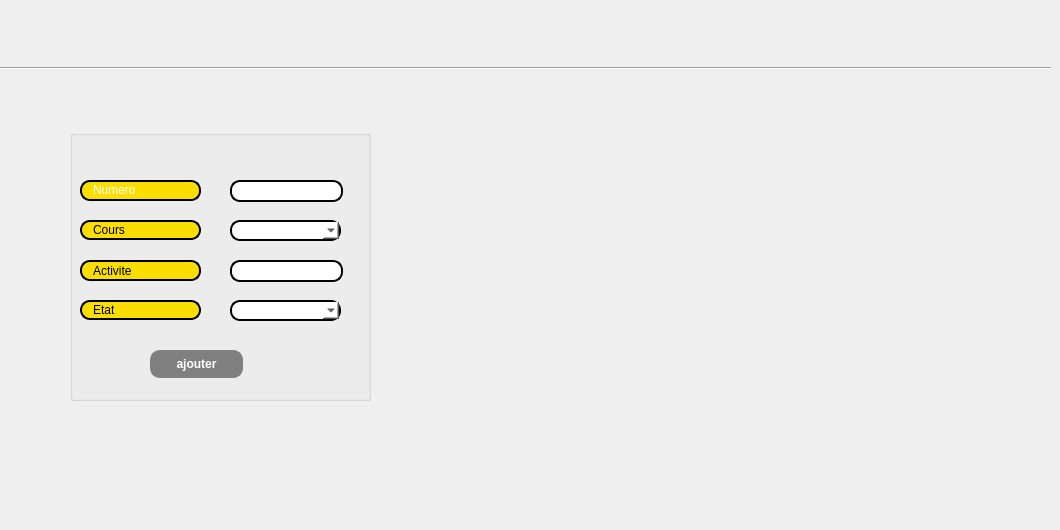
     <widget class="QWidget" name="tab_16">
      <attribute name="title">
       <string>ajouter</string>
      </attribute>
      <widget class="QLabel" name="label_15">
       <property name="geometry">
        <rect>
         <x>80</x>
         <y>220</y>
         <width>121</width>
         <height>20</height>
        </rect>
       </property>
       <property name="styleSheet">
        <string notr="true">border: 2px solid black;
font: 75 8pt &quot;MS Shell Dlg 2&quot;;
border-radius: 10px;
padding: 0 8px;
background: #fade02;
font: bold, &quot;Comic Sans MS&quot;;;
text-align:center;
</string>
       </property>
       <property name="text">
        <string>Cours</string>
       </property>
      </widget>
      <widget class="QLineEdit" name="numero_2">
       <property name="geometry">
        <rect>
         <x>230</x>
         <y>180</y>
         <width>113</width>
         <height>22</height>
        </rect>
       </property>
       <property name="styleSheet">
        <string notr="true">border: 2px solid black;
border-radius: 10px;
padding: 0 8px;
background: white;
selection-background-color: gray;
</string>
       </property>
      </widget>
      <widget class="QLabel" name="label_12">
       <property name="geometry">
        <rect>
         <x>80</x>
         <y>260</y>
         <width>121</width>
         <height>21</height>
        </rect>
       </property>
       <property name="styleSheet">
        <string notr="true">border: 2px solid black;
font: 75 8pt &quot;MS Shell Dlg 2&quot;;
border-radius: 10px;
padding: 0 8px;
background: #fade02;
font: bold, &quot;Comic Sans MS&quot;;;
text-align:center;
</string>
       </property>
       <property name="text">
        <string>Activite</string>
       </property>
      </widget>
      <widget class="QLabel" name="label_13">
       <property name="geometry">
        <rect>
         <x>80</x>
         <y>300</y>
         <width>121</width>
         <height>20</height>
        </rect>
       </property>
       <property name="styleSheet">
        <string notr="true">border: 2px solid black;
font: 75 8pt &quot;MS Shell Dlg 2&quot;;
border-radius: 10px;
padding: 0 8px;
background: #fade02;
font: bold, &quot;Comic Sans MS&quot;;;
text-align:center;
</string>
       </property>
       <property name="text">
        <string>Etat</string>
       </property>
      </widget>
      <widget class="QPushButton" name="activite_ajouter">
       <property name="geometry">
        <rect>
         <x>150</x>
         <y>350</y>
         <width>93</width>
         <height>28</height>
        </rect>
       </property>
       <property name="font">
        <font>
         <family>MS Shell Dlg 2</family>
         <weight>75</weight>
         <italic>false</italic>
         <bold>true</bold>
        </font>
       </property>
       <property name="cursor">
        <cursorShape>WaitCursor</cursorShape>
       </property>
       <property name="styleSheet">
        <string notr="true">color: white;
background:gray;
 border: 2px solid gray;
 border-radius: 10px;



</string>
       </property>
       <property name="text">
        <string>ajouter</string>
       </property>
      </widget>
      <widget class="QLabel" name="label_16">
       <property name="geometry">
        <rect>
         <x>80</x>
         <y>180</y>
         <width>121</width>
         <height>21</height>
        </rect>
       </property>
       <property name="palette">
        <palette>
         <active>
          <colorrole role="WindowText">
           <brush brushstyle="SolidPattern">
            <color alpha="255">
             <red>255</red>
             <green>255</green>
             <blue>255</blue>
            </color>
           </brush>
          </colorrole>
          <colorrole role="Button">
           <brush brushstyle="SolidPattern">
            <color alpha="255">
             <red>250</red>
             <green>222</green>
             <blue>2</blue>
            </color>
           </brush>
          </colorrole>
          <colorrole role="Text">
           <brush brushstyle="SolidPattern">
            <color alpha="255">
             <red>255</red>
             <green>255</green>
             <blue>255</blue>
            </color>
           </brush>
          </colorrole>
          <colorrole role="ButtonText">
           <brush brushstyle="SolidPattern">
            <color alpha="255">
             <red>255</red>
             <green>255</green>
             <blue>255</blue>
            </color>
           </brush>
          </colorrole>
          <colorrole role="Base">
           <brush brushstyle="SolidPattern">
            <color alpha="255">
             <red>250</red>
             <green>222</green>
             <blue>2</blue>
            </color>
           </brush>
          </colorrole>
          <colorrole role="Window">
           <brush brushstyle="SolidPattern">
            <color alpha="255">
             <red>250</red>
             <green>222</green>
             <blue>2</blue>
            </color>
           </brush>
          </colorrole>
          <colorrole role="PlaceholderText">
           <brush brushstyle="NoBrush">
            <color alpha="128">
             <red>255</red>
             <green>255</green>
             <blue>255</blue>
            </color>
           </brush>
          </colorrole>
         </active>
         <inactive>
          <colorrole role="WindowText">
           <brush brushstyle="SolidPattern">
            <color alpha="255">
             <red>255</red>
             <green>255</green>
             <blue>255</blue>
            </color>
           </brush>
          </colorrole>
          <colorrole role="Button">
           <brush brushstyle="SolidPattern">
            <color alpha="255">
             <red>250</red>
             <green>222</green>
             <blue>2</blue>
            </color>
           </brush>
          </colorrole>
          <colorrole role="Text">
           <brush brushstyle="SolidPattern">
            <color alpha="255">
             <red>255</red>
             <green>255</green>
             <blue>255</blue>
            </color>
           </brush>
          </colorrole>
          <colorrole role="ButtonText">
           <brush brushstyle="SolidPattern">
            <color alpha="255">
             <red>255</red>
             <green>255</green>
             <blue>255</blue>
            </color>
           </brush>
          </colorrole>
          <colorrole role="Base">
           <brush brushstyle="SolidPattern">
            <color alpha="255">
             <red>250</red>
             <green>222</green>
             <blue>2</blue>
            </color>
           </brush>
          </colorrole>
          <colorrole role="Window">
           <brush brushstyle="SolidPattern">
            <color alpha="255">
             <red>250</red>
             <green>222</green>
             <blue>2</blue>
            </color>
           </brush>
          </colorrole>
          <colorrole role="PlaceholderText">
           <brush brushstyle="NoBrush">
            <color alpha="128">
             <red>255</red>
             <green>255</green>
             <blue>255</blue>
            </color>
           </brush>
          </colorrole>
         </inactive>
         <disabled>
          <colorrole role="WindowText">
           <brush brushstyle="SolidPattern">
            <color alpha="255">
             <red>255</red>
             <green>255</green>
             <blue>255</blue>
            </color>
           </brush>
          </colorrole>
          <colorrole role="Button">
           <brush brushstyle="SolidPattern">
            <color alpha="255">
             <red>250</red>
             <green>222</green>
             <blue>2</blue>
            </color>
           </brush>
          </colorrole>
          <colorrole role="Text">
           <brush brushstyle="SolidPattern">
            <color alpha="255">
             <red>255</red>
             <green>255</green>
             <blue>255</blue>
            </color>
           </brush>
          </colorrole>
          <colorrole role="ButtonText">
           <brush brushstyle="SolidPattern">
            <color alpha="255">
             <red>255</red>
             <green>255</green>
             <blue>255</blue>
            </color>
           </brush>
          </colorrole>
          <colorrole role="Base">
           <brush brushstyle="SolidPattern">
            <color alpha="255">
             <red>250</red>
             <green>222</green>
             <blue>2</blue>
            </color>
           </brush>
          </colorrole>
          <colorrole role="Window">
           <brush brushstyle="SolidPattern">
            <color alpha="255">
             <red>250</red>
             <green>222</green>
             <blue>2</blue>
            </color>
           </brush>
          </colorrole>
          <colorrole role="PlaceholderText">
           <brush brushstyle="NoBrush">
            <color alpha="128">
             <red>255</red>
             <green>255</green>
             <blue>255</blue>
            </color>
           </brush>
          </colorrole>
         </disabled>
        </palette>
       </property>
       <property name="mouseTracking">
        <bool>false</bool>
       </property>
       <property name="focusPolicy">
        <enum>Qt::ClickFocus</enum>
       </property>
       <property name="contextMenuPolicy">
        <enum>Qt::PreventContextMenu</enum>
       </property>
       <property name="styleSheet">
        <string notr="true">border: 2px solid black;
font: 75 8pt &quot;MS Shell Dlg 2&quot;;
border-radius: 10px;
padding: 0 8px;
background: #fade02;
font: bold, &quot;Comic Sans MS&quot;;;
text-align:center;
</string>
       </property>
       <property name="text">
        <string>Numero</string>
       </property>
      </widget>
      <widget class="QLineEdit" name="activite">
       <property name="geometry">
        <rect>
         <x>230</x>
         <y>260</y>
         <width>113</width>
         <height>22</height>
        </rect>
       </property>
       <property name="styleSheet">
        <string notr="true">border: 2px solid black;
border-radius: 10px;
padding: 0 8px;
background: white;
selection-background-color: gray;
</string>
       </property>
      </widget>
      <widget class="QComboBox" name="cours">
       <property name="geometry">
        <rect>
         <x>230</x>
         <y>220</y>
         <width>111</width>
         <height>21</height>
        </rect>
       </property>
       <property name="styleSheet">
        <string notr="true">border: 2px solid black;
border-radius: 10px;
padding: 0 8px;
background: white;
selection-background-color: gray;
</string>
       </property>
      </widget>
      <widget class="QComboBox" name="etat">
       <property name="geometry">
        <rect>
         <x>230</x>
         <y>300</y>
         <width>111</width>
         <height>21</height>
        </rect>
       </property>
       <property name="styleSheet">
        <string notr="true">border: 2px solid black;
border-radius: 10px;
padding: 0 8px;
background: white;
selection-background-color: gray;
</string>
       </property>
      </widget>
      <widget class="QLabel" name="background_8">
       <property name="geometry">
        <rect>
         <x>0</x>
         <y>0</y>
         <width>1051</width>
         <height>521</height>
        </rect>
       </property>
       <property name="text">
        <string/>
       </property>
      </widget>
      <widget class="Line" name="line_10">
       <property name="geometry">
        <rect>
         <x>0</x>
         <y>60</y>
         <width>1051</width>
         <height>16</height>
        </rect>
       </property>
       <property name="orientation">
        <enum>Qt::Horizontal</enum>
       </property>
      </widget>
      <widget class="QGroupBox" name="groupBox_15">
       <property name="geometry">
        <rect>
         <x>70</x>
         <y>130</y>
         <width>301</width>
         <height>271</height>
        </rect>
       </property>
       <property name="title">
        <string/>
       </property>
      </widget>
      <zorder>groupBox_15</zorder>
      <zorder>background_8</zorder>
      <zorder>label_15</zorder>
      <zorder>numero_2</zorder>
      <zorder>label_12</zorder>
      <zorder>label_13</zorder>
      <zorder>activite_ajouter</zorder>
      <zorder>label_16</zorder>
      <zorder>activite</zorder>
      <zorder>cours</zorder>
      <zorder>etat</zorder>
      <zorder>line_10</zorder>
     </widget>
